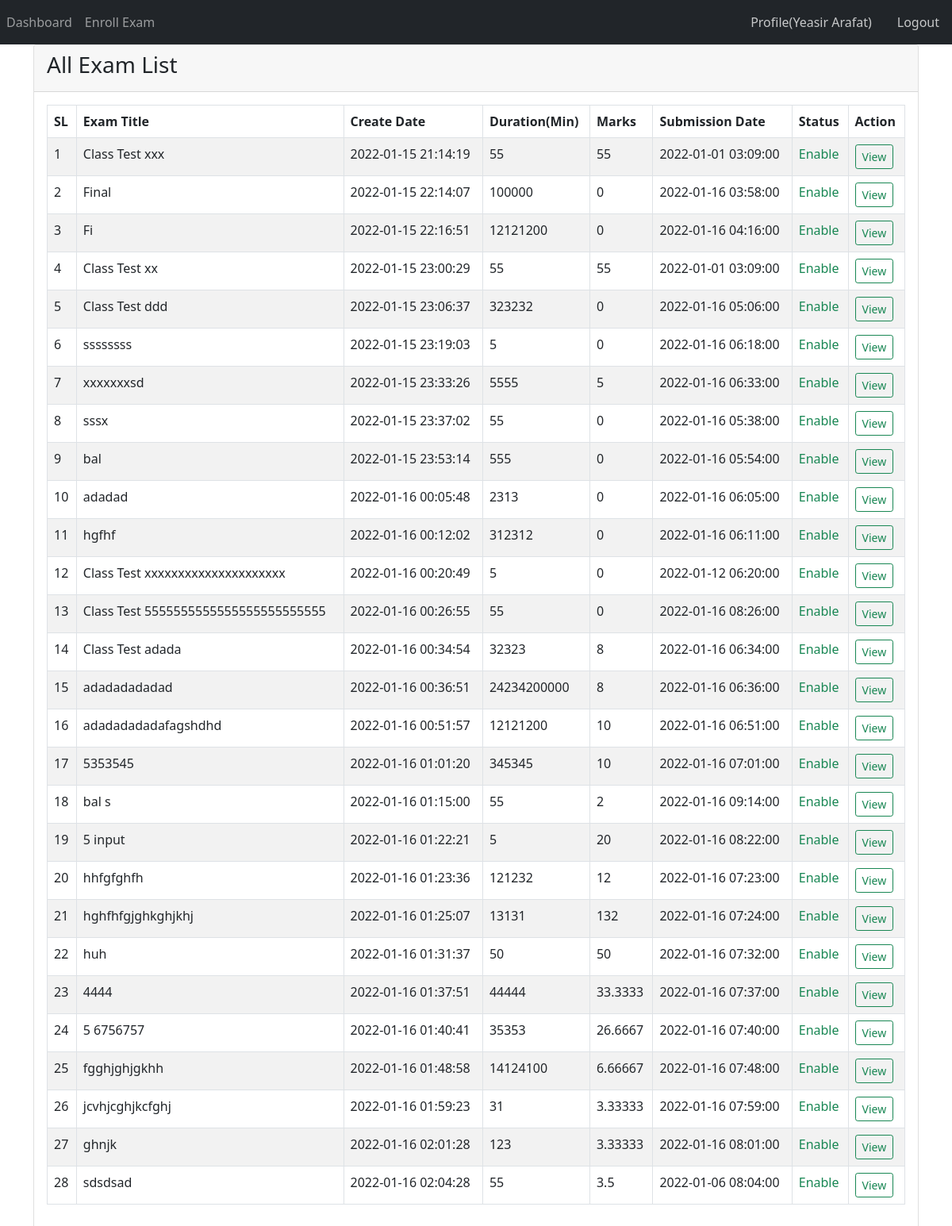
Screenshot of /enrolledexam.php (signed in) with the database file from the repository.
### tables this page shows
CREATE TABLE `std_exam_enrolled` (
  `id` int(10) NOT NULL,
  `exam_id` int(10) NOT NULL,
  `faculty_id` int(10) NOT NULL,
  `enrolled_exam_status` int(1) NOT NULL,
  `std_tbl_std_id` int(10) NOT NULL
);

CREATE TABLE `exam_tbl` (
  `exam_id` int(10) NOT NULL,
  `faculty_id` int(10) NOT NULL,
  `exam_title` varchar(100) NOT NULL,
  `exam_datetime` timestamp NULL DEFAULT current_timestamp() ON UPDATE current_timestamp(),
  `exam_duration` float DEFAULT NULL,
  `qsn1` text DEFAULT NULL,
  `exam_status` binary(1) DEFAULT NULL,
  `total_marks` float DEFAULT 0,
  `exam_declaration_datetime` datetime DEFAULT NULL,
  `sol1` text DEFAULT NULL,
  `qsn2` text DEFAULT NULL,
  `qsn3` text DEFAULT NULL,
  `sol2` text DEFAULT NULL,
  `sol3` text DEFAULT NULL,
  `qsn4` text DEFAULT NULL,
  `qsn5` text DEFAULT NULL,
  `sol4` text DEFAULT NULL,
  `sol5` text DEFAULT NULL
);

CREATE TABLE `std_solution` (
  `std_solution` int(10) NOT NULL,
  `std_ans` varchar(1000) NOT NULL,
  `std_id` int(10) NOT NULL,
  `qsn_id` int(10) NOT NULL,
  `got_marks` float NOT NULL,
  `solution_up_datetime` datetime NOT NULL DEFAULT current_timestamp(),
  `timeover` int(11) DEFAULT NULL,
  `submitted` int(11) DEFAULT NULL,
  `std_ans2` varchar(1000) NOT NULL,
  `std_ans3` varchar(1000) NOT NULL,
  `std_ans4` varchar(1000) NOT NULL,
  `std_ans5` varchar(1000) NOT NULL
);

### lib/Database.php (called while the page is built, shortened)
<?php
class Database
{
    public $host = DB_HOST;
    public $user = DB_USER;
    public $pass = DB_PASS;
    public $dbname = DB_NAME;
    public $link;
    private function connectDB()
    {
        $this->link = new mysqli($this->host, $this->user, $this->pass, $this->dbname);
    }
    public function select($query)
    {
        $result = $this->link->query($query) or die($this->link->error . __LINE__);
        if ($result->num_rows > 0) {
            return $result;
        } else {
            return false;
        }
    }
}

### lib/Session.php (called while the page is built, shortened)
<?php
class Session
{
    public static function get($key)
    {
        if (isset($_SESSION[$key])) {
            return $_SESSION[$key];
        } else {
            return false;
        }
    }
}

### class/Student.php (called while the page is built, shortened)
<?php
require_once('./lib/Database.php');
class Student
{
    private $db;
    public function __construct()
    {
        $this->db = new Database();
    }
            public function getAllEnrolledExamList($std_id)
            {
                $query = "SELECT * FROM `std_exam_enrolled` INNER JOIN exam_tbl on std_exam_enrolled.exam_id = exam_tbl.exam_id LEFT JOIN std_solution on std_solution.qsn_id = exam_tbl.exam_id  AND  std_solution.std_id = '$std_id'  INNER JOIN std_tbl on std_exam_enrolled.std_tbl_std_id = std_tbl.id   WHERE NOT std_exam_enrolled.enrolled_exam_status =0 AND `std_tbl_std_id`  = '$std_id'   ";
                $result = $this->db->select($query);
                return $result;
            }
}

### enrolledexam.php (the view, shortened to what this page needs)
<?php
include 'lib/Session.php';
include 'lib/Database.php';
include 'class/Student.php';
$student = new Student();
$studentId =  Session::get('id');
?>
<!DOCTYPE html>
<html lang="en">
<head>
    <link rel="stylesheet" href="assets/css/bootstrap.min.css">
    <link rel="stylesheet" href="assets/css/style.css">
</head>
<body>
    <?php include 'navbarstudent.php' ; ?>
    <div class="container">
        <div class="card">
            <div class="card-header">
                <div class="row">
                    <div class="col-md-12">
                        <h3 class="panel-title">All Exam List</h3>
                    </div>
                </div>
            </div>
            <div class="card-body">
                <div class="table-responsive">
                    <table id="exam_data_table" class="table table-bordered table-striped table-hover">
                        <thead>
                            <tr>
                                <th>SL</th>
                                <th>Exam Title</th>
                                <th>Create Date</th>
                                <th>Duration(Min)</th>
                                <th>Marks</th>
                                <th>Submission Date</th>
                                <th>Status</th>
                                <th>Action</th>
                            </tr>
                        </thead>
                        <tbody>
                            <?php
                            $results = $student->getAllEnrolledExamList($studentId);
                            $i = 0;
                            if ($results) {
                                foreach ($results as $value) {
                                    $i++;
                            ?>
                                    <tr>
                                        <td><?php echo $i; ?></td>
                                        <td><?php echo $value['exam_title']; ?></td>
                                        <td><?php echo $value['exam_datetime']; ?></td>
                                        <td><?php echo $value['exam_duration']; ?></td>
                                        <td><?php echo $value['got_marks']; ?></td>
                                        <td><?php echo $value['exam_declaration_datetime']; ?></td>
                                        <td>
                                            <?php
                                            $status = $value['exam_status'];
                                            if ($status == 0) {
                                                echo "<span class='text-success'>Enable</span>";
                                            } else {
                                                echo "<span class='text-warning'>Disable</span>";
                                            }
                                            ?>
                                        </td>
                                        <td>
                                            <?php
                                            $checkstatus = $value['enrolled_exam_status'];
                                                if ($checkstatus==1) {
                                                    ?>
                                                     <a class="btn btn-outline-success btn-sm disable" href="viewexam.php?id=<?php echo $value['exam_id']; ?>">View</a>
                                                <?php
                                                } else {
                                                    ?>
                                                    <button class="btn btn-danger btn-sm " disabled>Declined</button>
                                                  <?php
                                                }
                                            ?>
                                        </td>
                                    </tr>
                            <?php
                                }
                            }
                            ?>
                        </tbody>
                    </table>
                </div>
            </div>
        </div>
    </div>
</body>
</html>

### rows the page displays
std_exam_enrolled: exam.exam_title "Class Test xxx", exam.exam_datetime "2022-01-15 21:14:19", exam.exam_duration "55", std_solution.got_marks "55", exam.exam_declaration_datetime "2022-01-01 03:09:00"
std_exam_enrolled: exam.exam_title "Final", exam.exam_datetime "2022-01-15 22:14:07", exam.exam_duration "100000", std_solution.got_marks "0", exam.exam_declaration_datetime "2022-01-16 03:58:00"
std_exam_enrolled: exam.exam_title "Fi", exam.exam_datetime "2022-01-15 22:16:51", exam.exam_duration "12121200", std_solution.got_marks "0", exam.exam_declaration_datetime "2022-01-16 04:16:00"
std_exam_enrolled: exam.exam_title "Class Test xx", exam.exam_datetime "2022-01-15 23:00:29", exam.exam_duration "55", std_solution.got_marks "55", exam.exam_declaration_datetime "2022-01-01 03:09:00"
std_exam_enrolled: exam.exam_title "Class Test ddd", exam.exam_datetime "2022-01-15 23:06:37", exam.exam_duration "323232", std_solution.got_marks "0", exam.exam_declaration_datetime "2022-01-16 05:06:00"
std_exam_enrolled: exam.exam_title "ssssssss", exam.exam_datetime "2022-01-15 23:19:03", exam.exam_duration "5", std_solution.got_marks "0", exam.exam_declaration_datetime "2022-01-16 06:18:00"
std_exam_enrolled: exam.exam_title "xxxxxxxsd", exam.exam_datetime "2022-01-15 23:33:26", exam.exam_duration "5555", std_solution.got_marks "5", exam.exam_declaration_datetime "2022-01-16 06:33:00"
std_exam_enrolled: exam.exam_title "sssx", exam.exam_datetime "2022-01-15 23:37:02", exam.exam_duration "55", std_solution.got_marks "0", exam.exam_declaration_datetime "2022-01-16 05:38:00"
std_exam_enrolled: exam.exam_title "bal", exam.exam_datetime "2022-01-15 23:53:14", exam.exam_duration "555", std_solution.got_marks "0", exam.exam_declaration_datetime "2022-01-16 05:54:00"
std_exam_enrolled: exam.exam_title "adadad", exam.exam_datetime "2022-01-16 00:05:48", exam.exam_duration "2313", std_solution.got_marks "0", exam.exam_declaration_datetime "2022-01-16 06:05:00"
std_exam_enrolled: exam.exam_title "hgfhf", exam.exam_datetime "2022-01-16 00:12:02", exam.exam_duration "312312", std_solution.got_marks "0", exam.exam_declaration_datetime "2022-01-16 06:11:00"
std_exam_enrolled: exam.exam_title "Class Test xxxxxxxxxxxxxxxxxxxxx", exam.exam_datetime "2022-01-16 00:20:49", exam.exam_duration "5", std_solution.got_marks "0", exam.exam_declaration_datetime "2022-01-12 06:20:00"
std_exam_enrolled: exam.exam_title "Class Test 5555555555555555555555555", exam.exam_datetime "2022-01-16 00:26:55", exam.exam_duration "55", std_solution.got_marks "0", exam.exam_declaration_datetime "2022-01-16 08:26:00"
std_exam_enrolled: exam.exam_title "Class Test adada", exam.exam_datetime "2022-01-16 00:34:54", exam.exam_duration "32323", std_solution.got_marks "8", exam.exam_declaration_datetime "2022-01-16 06:34:00"
std_exam_enrolled: exam.exam_title "adadadadadad", exam.exam_datetime "2022-01-16 00:36:51", exam.exam_duration "24234200000", std_solution.got_marks "8", exam.exam_declaration_datetime "2022-01-16 06:36:00"
std_exam_enrolled: exam.exam_title "adadadadadafagshdhd", exam.exam_datetime "2022-01-16 00:51:57", exam.exam_duration "12121200", std_solution.got_marks "10", exam.exam_declaration_datetime "2022-01-16 06:51:00"
std_exam_enrolled: exam.exam_title "5353545", exam.exam_datetime "2022-01-16 01:01:20", exam.exam_duration "345345", std_solution.got_marks "10", exam.exam_declaration_datetime "2022-01-16 07:01:00"
std_exam_enrolled: exam.exam_title "bal s", exam.exam_datetime "2022-01-16 01:15:00", exam.exam_duration "55", std_solution.got_marks "2", exam.exam_declaration_datetime "2022-01-16 09:14:00"
std_exam_enrolled: exam.exam_title "5 input", exam.exam_datetime "2022-01-16 01:22:21", exam.exam_duration "5", std_solution.got_marks "20", exam.exam_declaration_datetime "2022-01-16 08:22:00"
std_exam_enrolled: exam.exam_title "hhfgfghfh", exam.exam_datetime "2022-01-16 01:23:36", exam.exam_duration "121232", std_solution.got_marks "12", exam.exam_declaration_datetime "2022-01-16 07:23:00"
std_exam_enrolled: exam.exam_title "hghfhfgjghkghjkhj", exam.exam_datetime "2022-01-16 01:25:07", exam.exam_duration "13131", std_solution.got_marks "132", exam.exam_declaration_datetime "2022-01-16 07:24:00"
std_exam_enrolled: exam.exam_title "huh", exam.exam_datetime "2022-01-16 01:31:37", exam.exam_duration "50", std_solution.got_marks "50", exam.exam_declaration_datetime "2022-01-16 07:32:00"
std_exam_enrolled: exam.exam_title "4444", exam.exam_datetime "2022-01-16 01:37:51", exam.exam_duration "44444", std_solution.got_marks "33.3333", exam.exam_declaration_datetime "2022-01-16 07:37:00"
std_exam_enrolled: exam.exam_title "5 6756757", exam.exam_datetime "2022-01-16 01:40:41", exam.exam_duration "35353", std_solution.got_marks "26.6667", exam.exam_declaration_datetime "2022-01-16 07:40:00"
std_exam_enrolled: exam.exam_title "fgghjghjgkhh", exam.exam_datetime "2022-01-16 01:48:58", exam.exam_duration "14124100", std_solution.got_marks "6.66667", exam.exam_declaration_datetime "2022-01-16 07:48:00"
std_exam_enrolled: exam.exam_title "jcvhjcghjkcfghj", exam.exam_datetime "2022-01-16 01:59:23", exam.exam_duration "31", std_solution.got_marks "3.33333", exam.exam_declaration_datetime "2022-01-16 07:59:00"
std_exam_enrolled: exam.exam_title "ghnjk", exam.exam_datetime "2022-01-16 02:01:28", exam.exam_duration "123", std_solution.got_marks "3.33333", exam.exam_declaration_datetime "2022-01-16 08:01:00"
std_exam_enrolled: exam.exam_title "sdsdsad", exam.exam_datetime "2022-01-16 02:04:28", exam.exam_duration "55", std_solution.got_marks "3.5", exam.exam_declaration_datetime "2022-01-06 08:04:00"

### other values shown
Session::get('name') "Yeasir Arafat"
